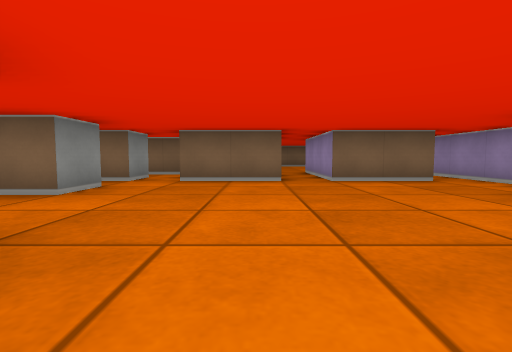
[1] (above)

16 first-person views from a walk through a cub3D level. The camera is about half as high as the walls, tilts 4° down and sees 85° across. The floor is counted in squares. Each view is taken from the middle of a square. On the plan, view 1 faces up. The plan holds only what a view shows up to about 9 squares ahead; the rest is blank.

[2]
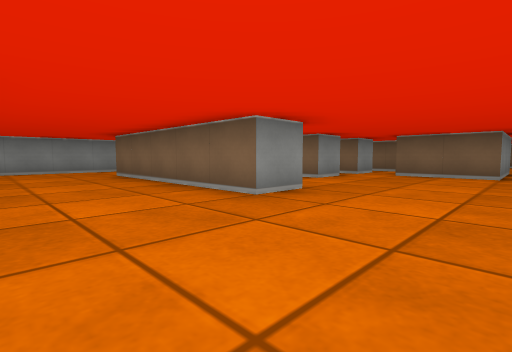

[3]
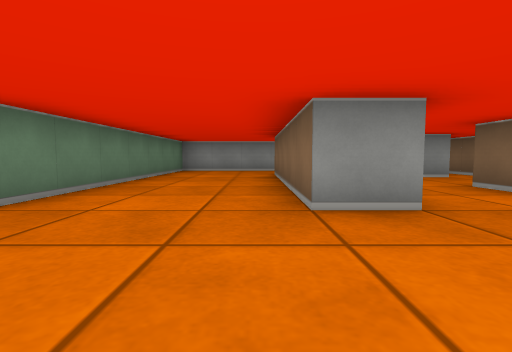

[4]
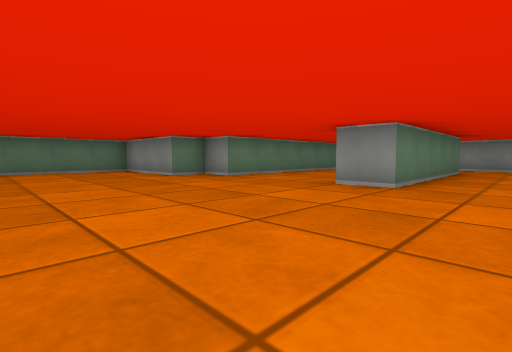

[5]
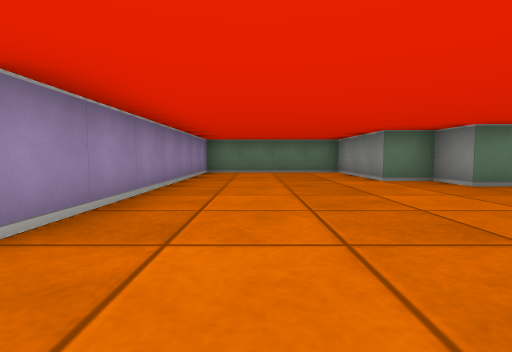

[6]
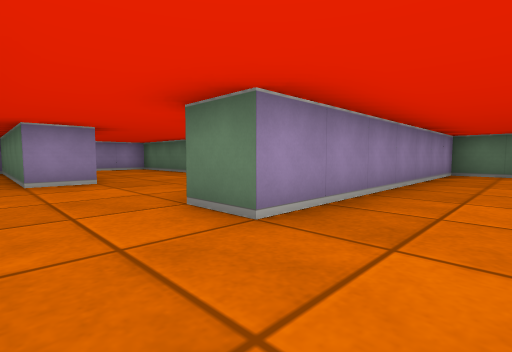

[7]
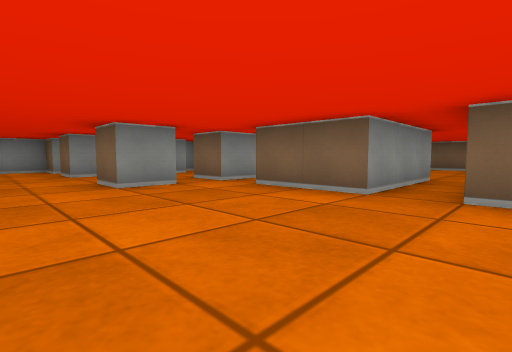

[8]
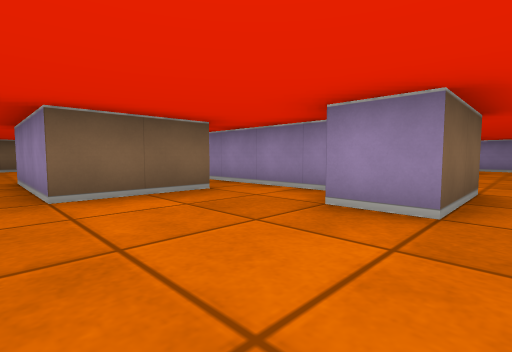

[9]
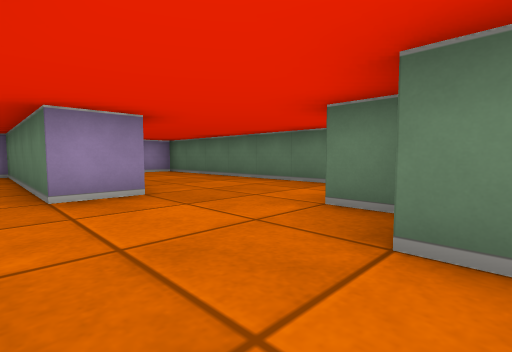

[10]
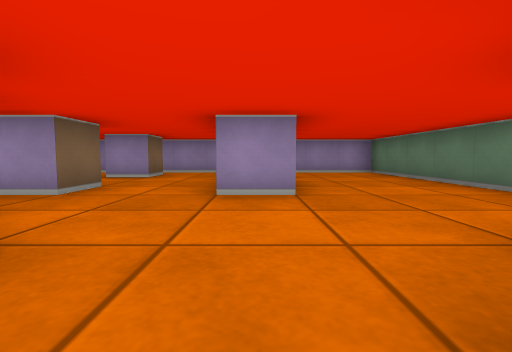

[11]
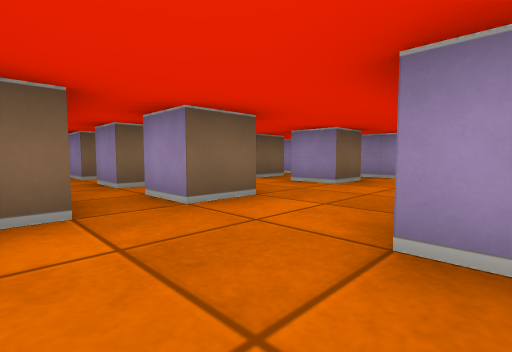

[12]
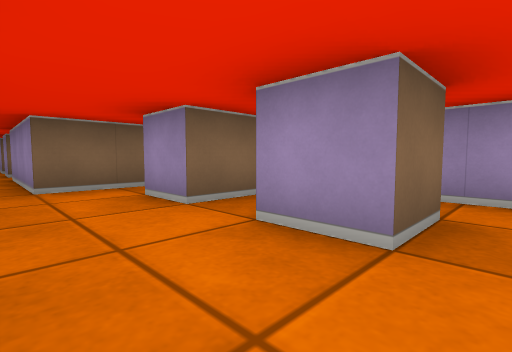

[13]
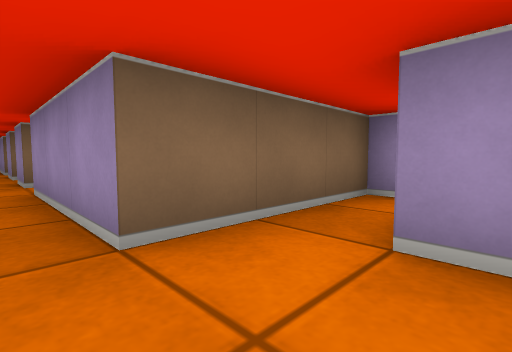

[14]
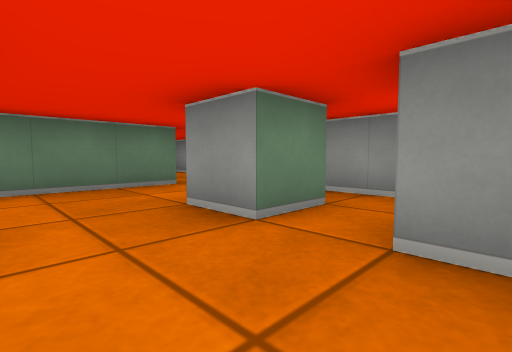

[15]
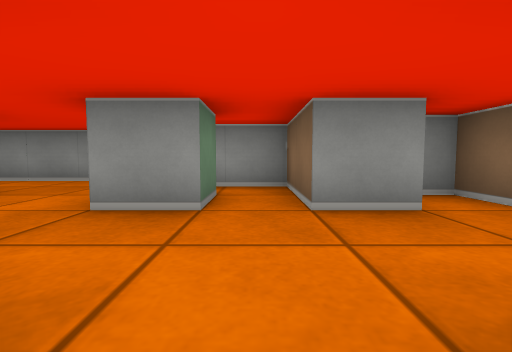

[16]
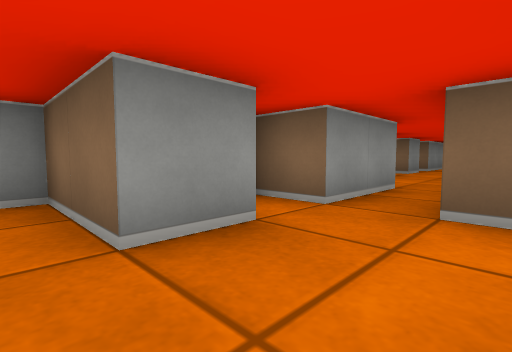

### Floor plan
Ten units are one square. View 1 is at (0, 0); x grows to the right and y downward. Boxes are objects, and circles mark ways between rooms. Rooms are numbered by the first view taken in them; rooms with no view inside come last. Other rooms are left out.
<svg viewBox="-90 -100 220 170">
<path fill="none" stroke="#000" d="M-25 -46 -25 -35 -35 -35M5 -55 -15 -55M35 -25 35 -35M-65 -15 -15 -15 -15 -5 -65 -5M-25 -65 -25 -55 -35 -55M45 -40 45 -54M36 -55 15 -55M-65 -45 -55 -45 -55 -35 -65 -35M-20 -75 -45 -75M-55 -66 -55 -55 -75 -55 -75 -35 -85 -35 -85 16M-55 -75 -65 -75 -65 -70M-81 25 -15 25 -15 35 -5 35 -5 65 35 65 35 -5M85 -35 75 -35 75 -45 85 -45 85 -35M75 -4 75 -15 125 -15 125 -40M66 -35 60 -35M116 -35 105 -35 105 -45M55 -25 35 -25M80 -55 75 -55 75 -65M65 -49 65 -39M85 -60 85 -55M115 -55 105 -55 105 -65M48 5 55 5M55 15 55 21M125 -55 125 -75 95 -75 95 -95M66 25 125 25 125 1M35 -5 45 -5"/>
<circle cx="35" cy="-15" r="3" fill="#2a7"/>
<text x="-10" y="-10">1</text>
<text x="90" y="-20">2</text>
</svg>
Room 1 opens to room 2.

Where each view was taken, in squares from view 1:
view 1: 0 up, 0 right, facing up
view 2: 2 down, 1 right, facing up-left
view 3: 0 up, 1 right, facing left
view 4: 3 up, 3 right, facing down-left
view 5: 2 up, 2 right, facing down
view 6: 2 up, 2 right, facing down-right
view 7: 2 up, 2 right, facing up-left
view 8: 2 up, 1 right, facing up-right
view 9: 2 up, 4 right, facing down-right
view 10: 1 up, 4 right, facing right
view 11: 1 up, 6 right, facing up-right
view 12: 3 up, 9 right, facing up-right
view 13: 6 up, 9 right, facing up-right
view 14: 6 up, 10 right, facing down-left
view 15: 5 up, 3 left, facing left
view 16: 5 up, 4 left, facing up-left
